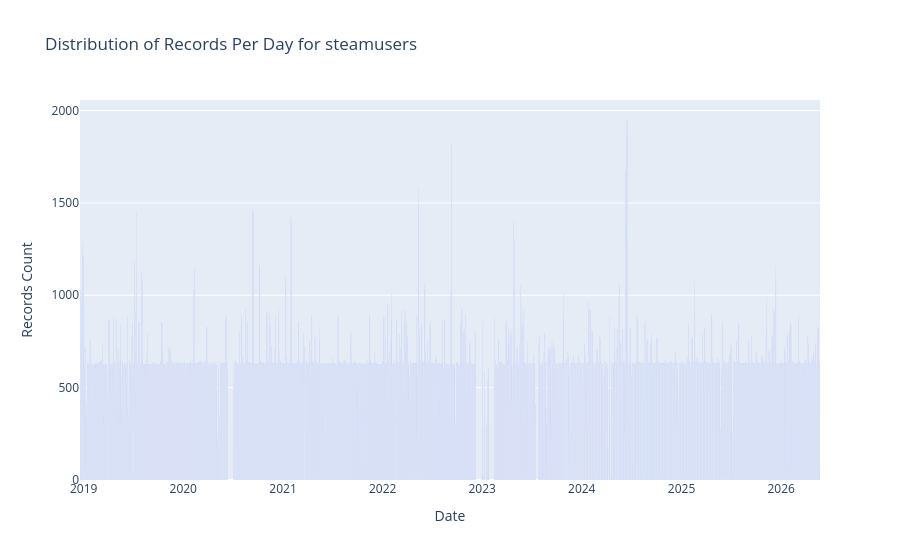

The cell this chart's notebook holds for it:
### Markdown cell above
## These are the number of records we have per day for the `steamusers` Mongo collection.  This is created using the `steamusers.py` script.

### Code cell
# https://plot.ly/python/bar-charts/

data = [Bar(
        x=grouped_df['date'],
        y=grouped_df['count']
    )]

layout = Layout(
        title='Distribution of Records Per Day for steamusers',
        xaxis=dict(
            title='Date'
        ),
        yaxis=dict(
            title='Records Count'
        )
    )

fig = Figure(data=data, layout=layout)

iplot(fig)

### Figure 1 — Plotly figure (JSON) as saved in the notebook; plotly's stock layout.template omitted (floating-point values rounded to 4 significant figures; data arrays with more than 128 entries replaced by an {"elided": "..."} marker saying what was removed)
{"data": [{"type": "bar", "x": {"elided": "2603 str values"}, "y": {"elided": "2603 int values"}}], "layout": {"title": {"text": "Distribution of Records Per Day for steamusers"}, "xaxis": {"title": {"text": "Date"}}, "yaxis": {"title": {"text": "Records Count"}}}}
